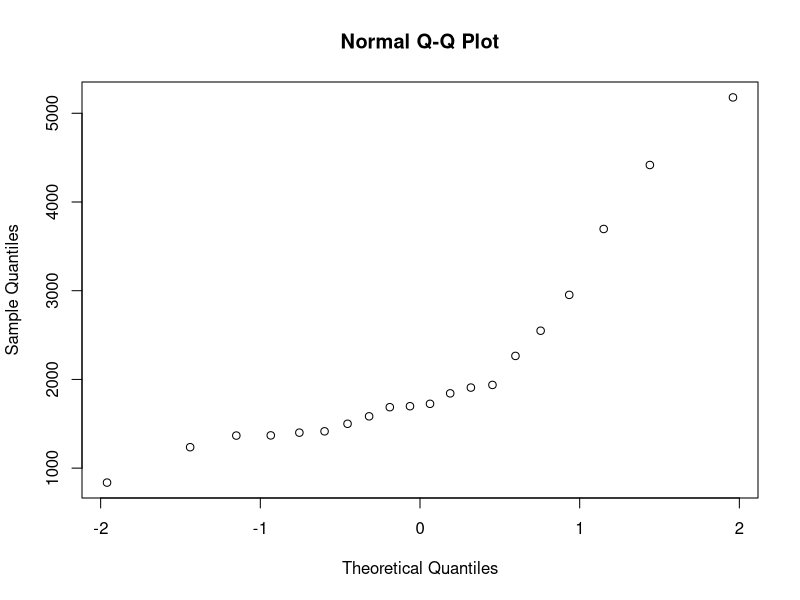
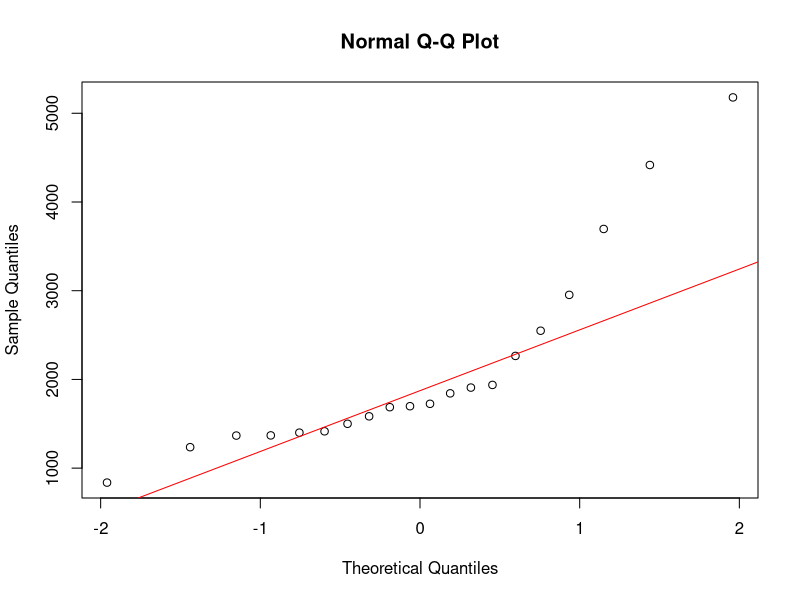
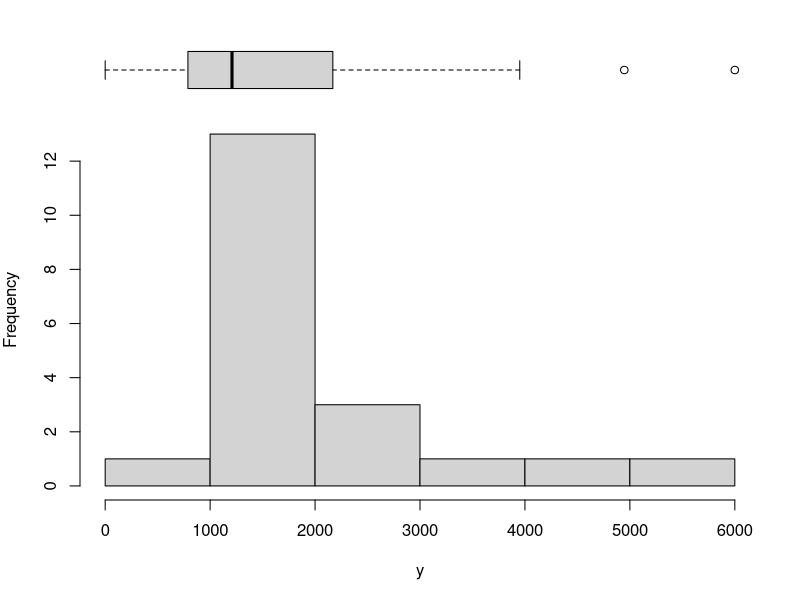
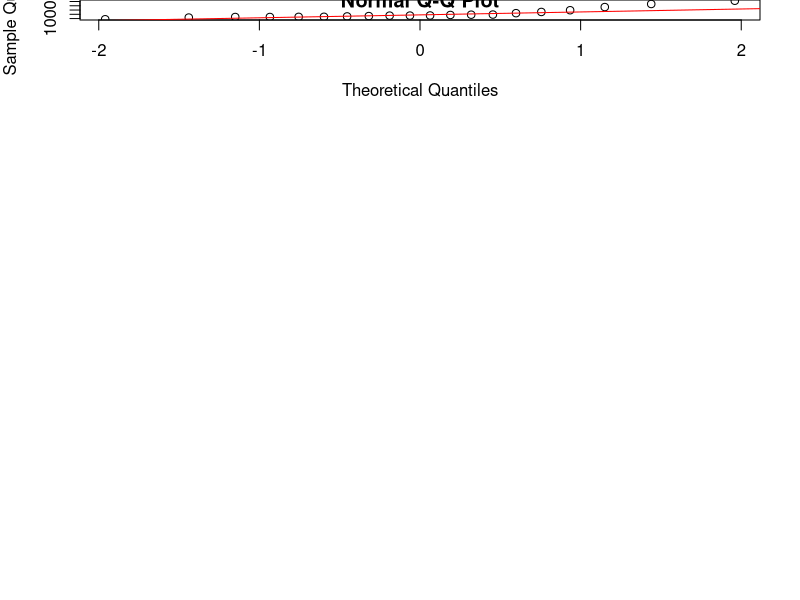
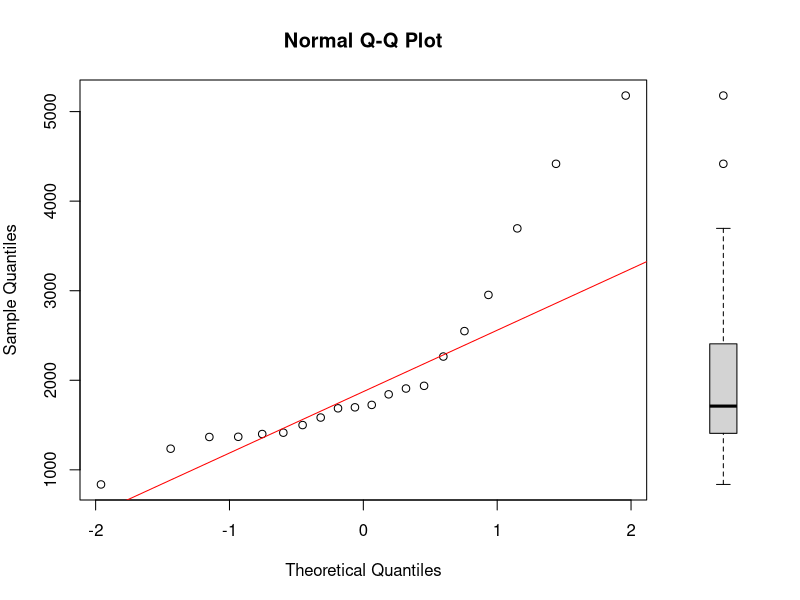

Source code (R) for these figures, in order:
## ---- chunk 1
y <- c(2549, 1938, 1698, 1725, 1236, 2953, 1367, 837, 1843, 1369, 
       1400, 3696, 5179, 1584, 1908, 1415, 4417, 1500, 2265, 1687)
## ---- chunk 2
y_sorted <- sort(y)
y_sorted
## ---- chunk 3
n <- length(y)
i <- seq_len(n)
Pi <- (i - 0.5) / n
Pi
## ---- chunk 4
z_i <- qnorm(Pi)
z_i
## ---- chunk 5
#| fig-height: 5
#| fig-width: 5

# Make QQ plot
plot(z_i, y_sorted,
     xlab = "Theoretical Quantiles", 
     ylab = "Sample Quantiles", 
     main = "Normal Q-Q Plot",
     pch = 1, col = "black")
## ---- chunk 6
# Compute quartiles
z25 <- qnorm(0.25)
z75 <- qnorm(0.75)
y25 <- quantile(y, 0.25)
y75<- quantile(y, 0.75)

# Compute line parameters
b1 <- (y75 - y25) / (z75 - z25)
b0 <- y25 - b1 * z25
## ---- chunk 7
#| fig-height: 6
#| fig-width: 6

# Make QQ plot
plot(z_i, y_sorted,
     xlab = "Theoretical Quantiles", 
     ylab = "Sample Quantiles", 
     main = "Normal Q-Q Plot",
     pch = 1, col = "black")

# Add the quartile-based line
abline(b0, b1, col = "red")
## ---- chunk 8
#| fig-height: 5
#| fig-width: 6

layout(mat = matrix(c(1,2), ncol = 1), heights = c(2, 8))

# Top: horizontal boxplot
par(mar = c(0, 4, 1, 2))
boxplot(y, horizontal = TRUE, axes = FALSE, 
        col = "lightgray", outline = TRUE)

# Bottom: histogram
par(mar = c(5, 4, 0, 2))
hist(y, main = "")
## ---- chunk 9
#| fig-height: 6
#| fig-width: 6

qqnorm(y)
qqline(y, col = "red")

## ---- chunk 10
#| fig-height: 6
#| fig-width: 7

# Set up the plotting layout: 2 columns, first column wider
layout(matrix(c(1, 2), nrow = 1), widths = c(3, 0.6))

# Set margins for both plots
par(mar = c(5, 4, 4, 1))

# Create Q-Q plot
qqnorm(y)
qqline(y, col = "red")

# Set margins for boxplot (reduce left margin)
par(mar = c(5, 1, 4, 2))

# Create boxplot on the right
boxplot(y, yaxt = "n", frame = FALSE, ylim = range(y))
